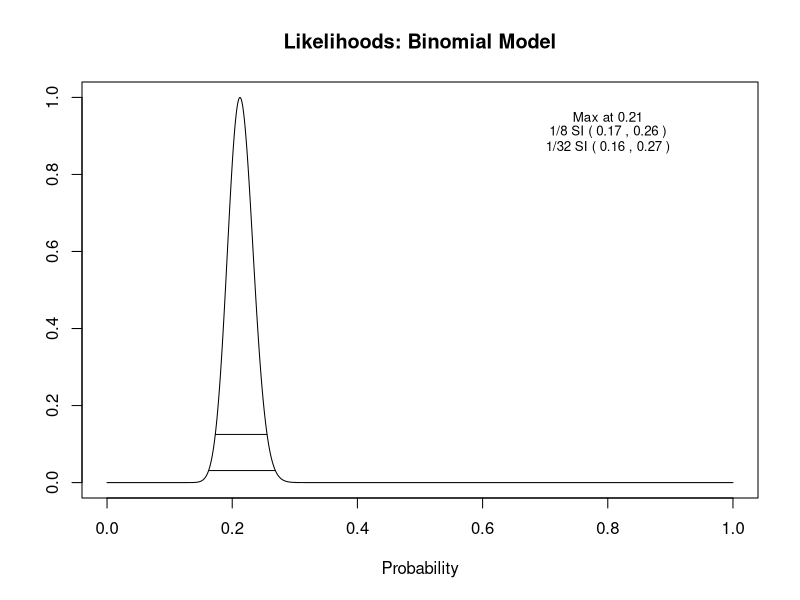
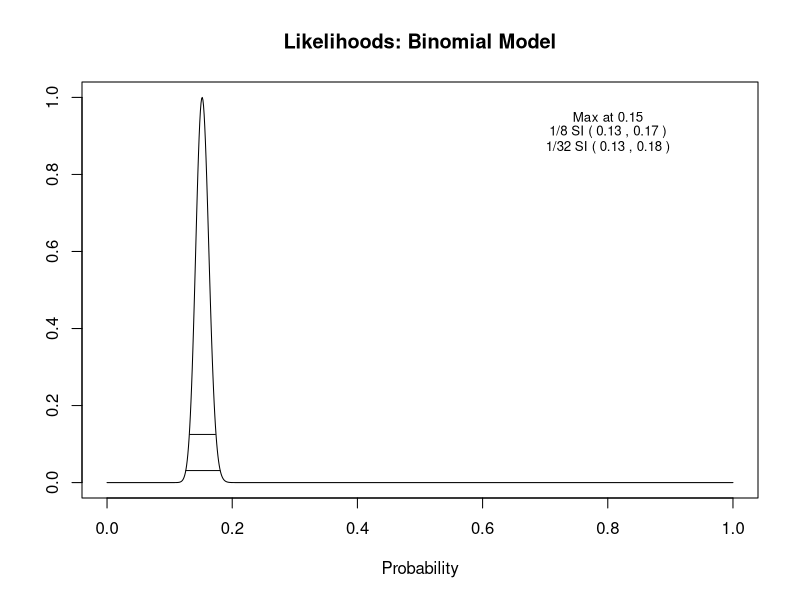
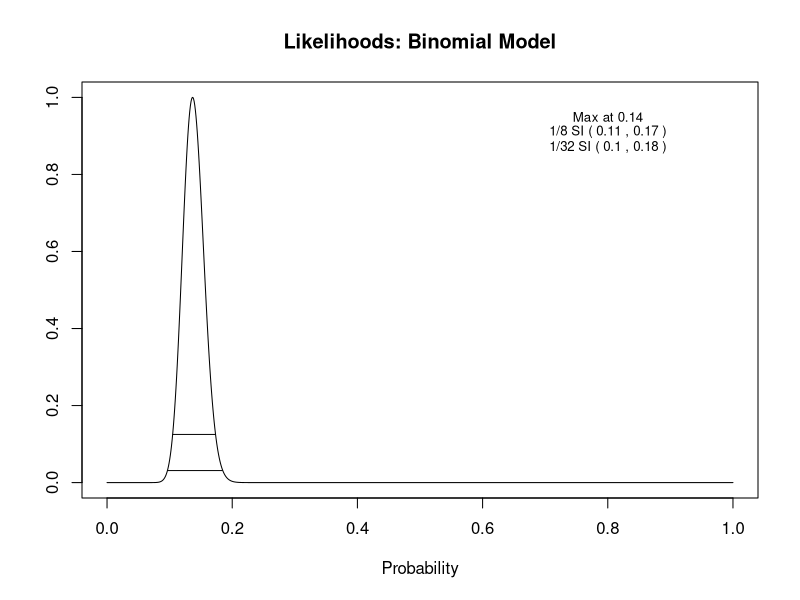
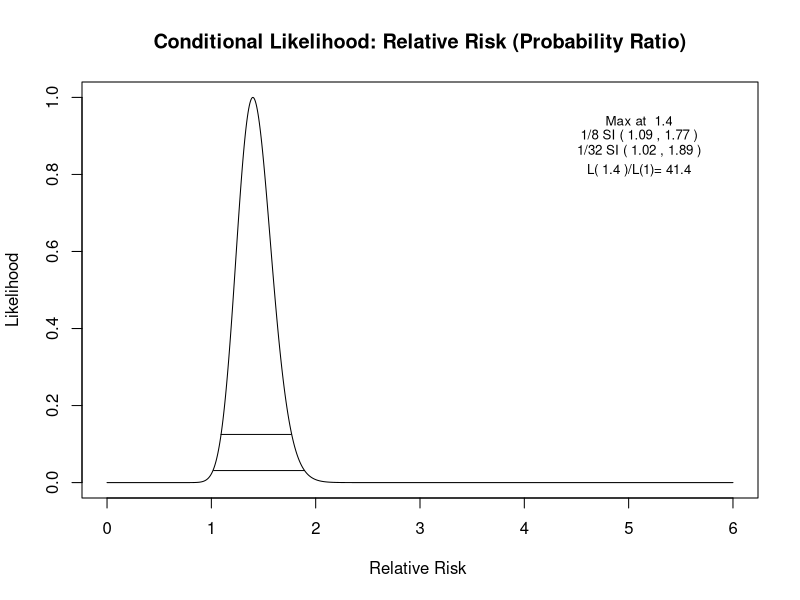
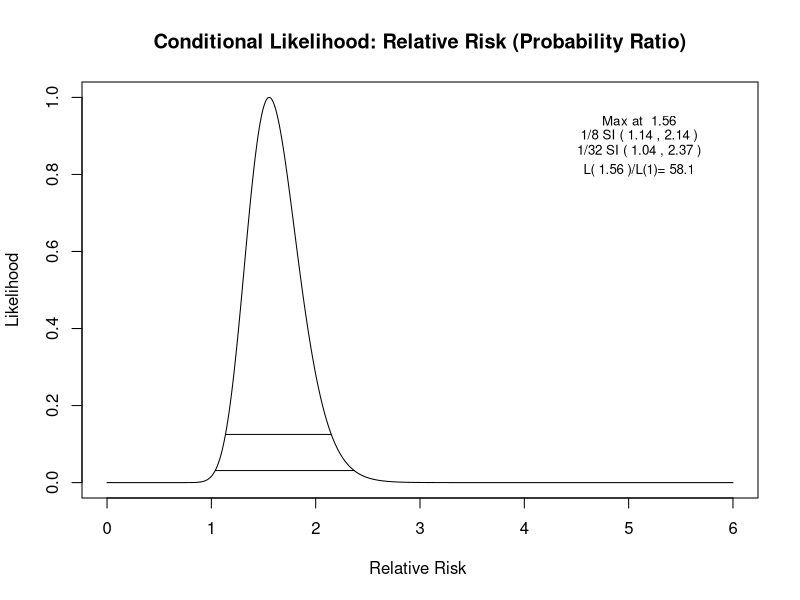
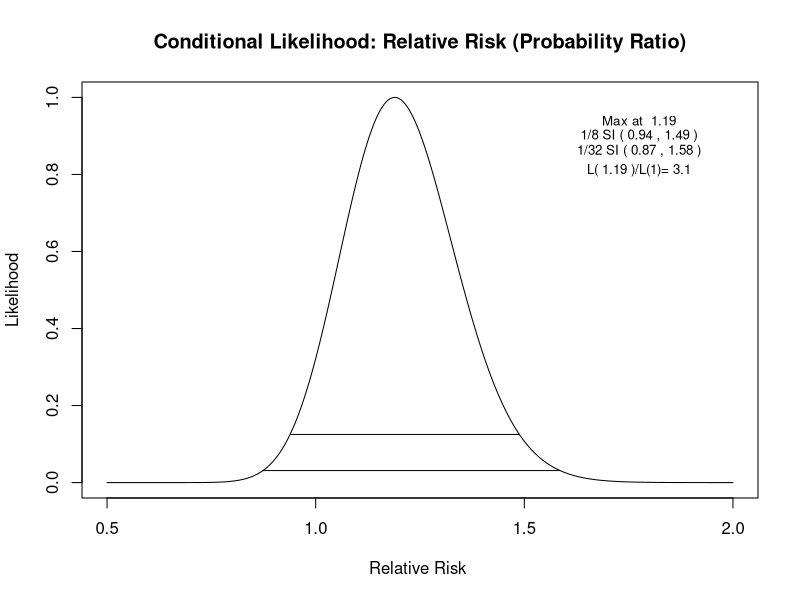
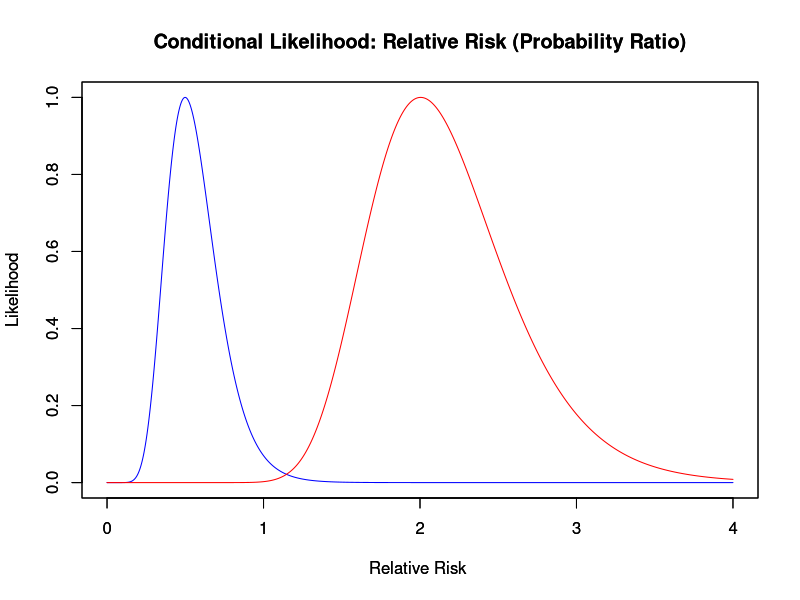
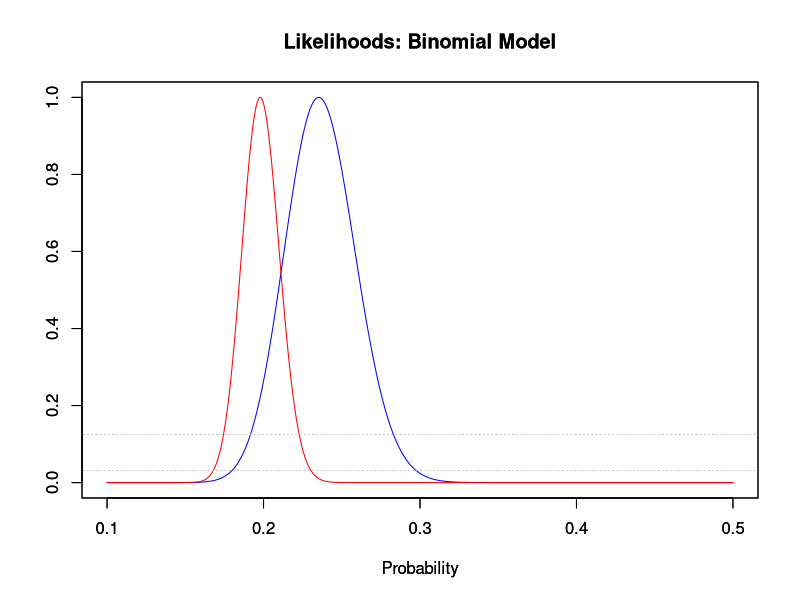

These figures' R source, in order:
## ---- chunk 1

### Instructions:
 ## Copy and run this whole page of code.
 ## It will create two functions: bin.lik and rr.lik.
 ## This functions will create the likelihood plots for theta and RR.
 ## Inputs: bin.lik(x, n)  rr.lik(x1, n1, x2, n2)

# This function will plot the likelihood for a one-sample proportion (Binomial likelihood)
bin.lik <- function(x,n,like.only=F,acc = 1,lolim=0,hilim=1,plotcol='black',
      main1 = "Likelihoods: Binomial Model"){

p <- seq(lolim, hilim, length = 1000 * acc)
like <- exp(x*log(p) + (n-x) * log(1 - p))
like <- like/max(like)

if (like.only==T) {
      plot(p, like, type = "n", xlab = "Probability", ylab = "", main = main1)
      lines(p,like,type="l", col=plotcol)
      }
if (like.only==F) {
      plot(p, like, type = "n", xlab = "Probability", ylab = "", main = main1)
      lines(p,like,type="l", col=plotcol)

      p1 <- p[like >= 1/8]
      p2 <- p[like >= 1/32]
      i1 <- rep(1/8, length(p1))
      i2 <- rep(1/32, length(p2))

      lines(p1, i1, type = "l", col=plotcol)
      lines(p2, i2, type = "l", col=plotcol)

      whr <- if(p[like == max(like)] <= (lolim + hilim
            )/2) quantile(p, 0.8) else quantile(p, 0.2)
      text(whr, 0.95, paste("Max at", signif(c(p[like == 
            max(like)]), digits = 2)),cex=.8)
      text(whr, 0.91, paste("1/8 SI (", round(min(p1), 
            digits = 2), ",", round(max(p1), digits = 2), 
            ")"),cex=.8)
      text(whr, 0.87, paste("1/32 SI (", round(min(p2), 
            digits = 2), ",", round(max(p2), digits = 2), 
            ")"),cex=.8)}
}




# This function will plot the likelihood for a two-sample relative risk (Negative Binomial likelihood)
rr.lik <- function(x,m,y,n,lolim=0,hilim=6, like.only=F,acc=1,plotcol='black',
main1="Conditional Likelihood: Relative Risk (Probability Ratio)"){

## contional likelihood on total number of successes; negative Binomial
## x successes out of m trials and y successes out of n trials
## lolim is the lower limit of the relative risk axis
## hilim is the lower limit of the relative risk axis

if((m - x) * (n - y) == 0)
     "Conditional model requires at least one failure in each group."
else {
      z <- seq(lolim, hilim, len = 1000 * acc)
      like <- matrix(1,nrow=length(z), ncol=1) 
      j <- seq(m-x,m+y,1)    ## summation index
      Mx <- matrix(z, nrow = length(j), ncol = length(z), byrow=T)
      Mx <- Mx^(j - m)
      
	one=lgamma(m+n-j-1+1)-lgamma(n-y-1+1)-lgamma((m+n-j-1)-(n-y-1)+1)
	two=lgamma(j-1+1)-lgamma(m-x-1+1)-lgamma((j-1)-(m-x-1)+1)
	co=exp(one-max(one))*exp(two-max(two))

	## old coefficient function: co <- choose(m+n-j-1,(n-y)-1)*choose(j-1,(m-x)-1)
      
	like <- 1/(t(Mx) %*% co)

      if(y== 0) like <- like * exp(co[length(j)])
      else like <- like/max(like)
			
rrhat <- z[like == max(like)]
rrhat <- round(rrhat, digits = 2)

if(like[length(z)] == max(like)) rrhat <- NA
if(like[1] == max(like)) rrhat <- NA

L1 <- round(min(max(like)/like[abs(z - 1) == min(abs(z - 1))],1000000), digits = 1)

z2 <- z[like >= 1/8]
z3 <- z[like >= 1/32]
i2 <- rep(1/8, length(z2))
i3 <- rep(1/32, length(z3)) 

if (like.only==T) 
{
plot(z, like, type = "n", xlab = "Relative Risk ", ylab ="Likelihood",main=main1) 
lines(z, like, lty=1,col=plotcol)
}

if (like.only==F) {
plot(z, like, type = "n", xlab = "Relative Risk ", ylab ="Likelihood",main=main1)
lines(z, like, lty=1,col=plotcol)
lines(z2, i2, type = "l",col=plotcol)
lines(z3, i3, type = "l",col=plotcol)
text(z[.85*1000*acc], 0.94, paste("Max at ", rrhat),cex=0.8)

text(z[.85*1000*acc], 0.9, paste("1/8 SI (", 
if(min(z2) == z[1]) "NA" else round(min(z2), digits = 2), ",",
if(max(z2) == z[1000]) "NA" else round(max(z2), digits = 2), ")"),cex=0.8)

text(z[.85*1000*acc], 0.86, paste("1/32 SI (", 
if(min(z3) == z[1]) "NA" else round(min(z3), digits = 2), ",",
if(max(z3) == z[1000]) "NA" else round(max(z3), digits = 2), ")"),cex=0.8)

text(z[.85*1000*acc], 0.81, paste("L(", rrhat, ")/L(1)=", L1),cex=0.8)}
}
}




# Examples:
# Results from the 2009 M&Ms experiment
bin.lik(86, 405) # milk chocolate
bin.lik(179, 1178) # minis
bin.lik(57, 417) # dark
rr.lik(86, 405, 179, 1178) # milk vs minis
rr.lik(86, 405, 57, 417) # milk vs dark

# To restrict the x-axis in the plot use the lolim and hilim options.
rr.lik(84,357,223,1127,lolim=0.5,hilim=2)

# To plot two likelihoods on the same plot use like.only=T and par(new=T).
rr.lik(14, 200, 28, 200,lolim=0,hilim=4, like.only=T, plotcol='blue')
par(new=T)
rr.lik(56, 200, 28, 200,lolim=0,hilim=4, like.only=T, plotcol='red')

# likewise for bin.lik
bin.lik(84, 357,lolim=0.1,hilim=0.5, like.only=T, plotcol='blue')
par(new=T)
bin.lik(223, 1127,lolim=0.1,hilim=0.5, like.only=T, plotcol='red')

# you can also add generic lines as reference for the 1/8th and 1/32nd support intervals
lines( c(-100, 100), c(1/8, 1/8), lty="dotted", col="grey" )
lines( c(-100, 100), c(1/32, 1/32), lty="dotted", col="grey" )




